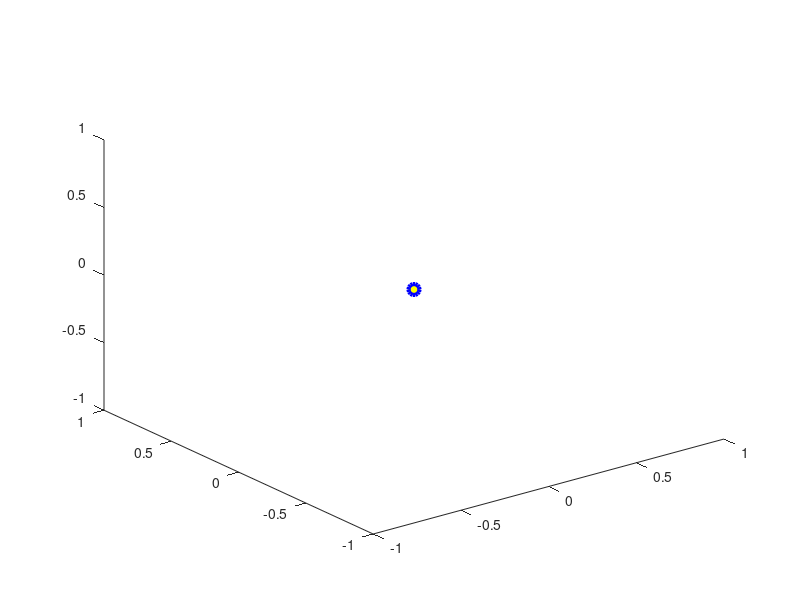

Here is the MATLAB script that generated this plot: (Note: this script raises an error after producing the figure.)
clc;
clear;
close all;

a = 500;
b = 300;
c = 250;

num_steps = 200;
theta1_path = linspace(0, 180, num_steps);
theta2_path = linspace(0, 90, num_steps);
d3_path = linspace(0, 150, num_steps);

fig = figure('Name', 'RRP Custom Robot Simulation', 'Color', 'white');
view(3);
grid on;
axis equal;
xlim([-600 600]);
ylim([-600 600]);
zlim([0 600]);
xlabel('X Coordinate (mm)');
ylabel('Y Coordinate (mm)');
zlabel('Z Coordinate (mm)');
title('Custom RRP Robot: Kinematic Simulation');

handle_arm = plot3(0, 0, 0, '-o', 'LineWidth', 3, 'MarkerSize', 8, 'MarkerFaceColor', 'y', 'Color', 'b');
handle_trace = animatedline('Color', 'r', 'LineWidth', 1.5, 'Marker', '.');

for k = 1:num_steps
    t1 = theta1_path(k);
    t2 = theta2_path(k);
    d3 = d3_path(k);
    
    x_base = 0;
    y_base = 0;
    z_base = a;
    
    x_joint2 = b * cosd(t1);
    y_joint2 = b * sind(t1);
    z_joint2 = a;
    
    x_joint3 = x_joint2 + c * cosd(t1 + t2);
    y_joint3 = y_joint2 + c * sind(t1 + t2);
    z_joint3 = a;
    
    x_end = x_joint3;
    y_end = y_joint3;
    z_end = a - d3;
    
    X_coords = [0, x_base, x_joint2, x_joint3, x_end];
    Y_coords = [0, y_base, y_joint2, y_joint3, y_end];
    Z_coords = [0, z_base, z_joint2, z_joint3, z_end];
    
    set(handle_arm, 'XData', X_coords, 'YData', Y_coords, 'ZData', Z_coords);
    addpoints(handle_trace, x_end, y_end, z_end);
    drawnow;
end
